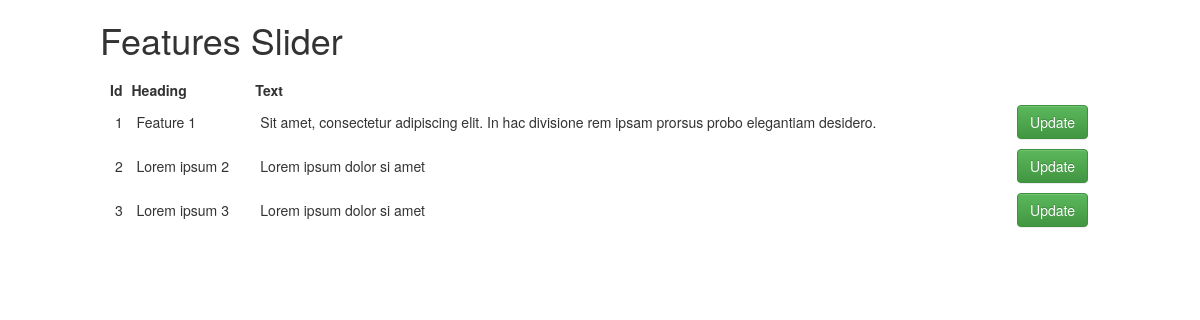
Page /php/adminfeatureslider.php (signed in) on the committed database.
### tables this page shows
CREATE TABLE `featureslider` (
  `id` int(10) NOT NULL,
  `name` text NOT NULL,
  `text` text NOT NULL
);

### php/adminfeatureslider.php (the view, shortened to what this page needs)
<?php
if($_SESSION["login"]){
?>
<!DOCTYPE html>
<html>
	<head>
		<link rel="stylesheet" href="../assets/css/bootstrap.css">
		<link rel="stylesheet" href="../assets/css/bootstrap-theme.css">
	</head>
	<body>
        <h1>Features Slider</h1>
		<table class="col-md-12" >
			<tr>
                <th>Id</th>
				<th>Heading</th>
				<th>Text</th>
			</tr>
			<?php
				include "db.php";
				if($db_con){
					$query="SELECT * FROM featureslider";
					$sendQuery=mysqli_query($db_con,$query);
					while($row=mysqli_fetch_assoc($sendQuery)){?>
						<tr>
                        <?php
						foreach($row as $key => $value){
							echo "<td>".$value."</td>";
						}
						$id=$row['id']; ?>
                        <td>
							<a class='btn btn-success' href='featureslider.php?id=<?= $id ?>'>Update</a>
						</td>
                        </tr>
					<?php }
				}else{
					echo "Qosulmadi!";
				}
			?>
		</table>
	</body>
</html>
<?php
}else{
	header("Location:admin.php");
}
	?>

### php/adminfeatureslider.php (style rules this page uses)
body { width:1000px;margin:0 auto; }
table { margin:10px; }
table td { padding:5px; }

### rows in the picture
featureslider: id "1", name "Feature 1", text "Sit amet, consectetur adipiscing elit. In hac divisione rem ipsam prorsus probo elegantiam desidero."
featureslider: id "2", name "Lorem ipsum 2", text "Lorem ipsum dolor si amet"
featureslider: id "3", name "Lorem ipsum 3", text "Lorem ipsum dolor si amet"
